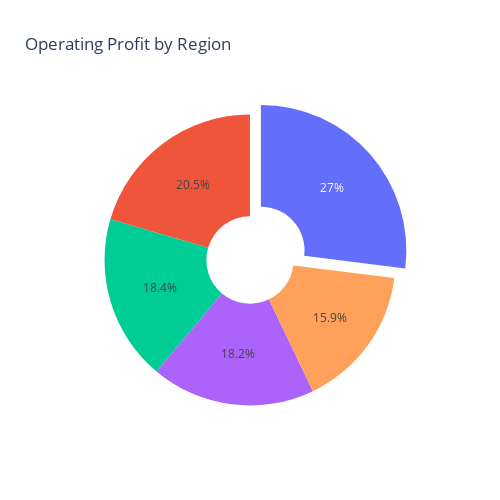

The cell this chart's notebook holds for it:
### Code cell
#Operating Profit By Region
region_profit = data.groupby('Region')['Operating Profit'].sum().reset_index().sort_values('Operating Profit', ascending=False)

pie_trace = go.Pie(
    labels=region_profit['Region'],
    values=region_profit['Operating Profit'],
    hole=0.3,
    pull=[0.1, 0, 0, 0, 0]  
)

fig = go.Figure(data=[pie_trace])

fig.update_layout(
    title='Operating Profit by Region',
    showlegend=False,
    width=500,
    height=500,
)

fig.show()

### Figure 1 — Plotly figure (JSON) as saved in the notebook; plotly's stock layout.template omitted (floating-point values rounded to 4 significant figures)
{"data": [{"hole": 0.3, "labels": ["West", "Northeast", "South", "Southeast", "Midwest"], "pull": [0.1, 0, 0, 0, 0], "type": "pie", "values": [89610000.0, 68020000.0, 61140000.0, 60560000.0, 52810000.0]}], "layout": {"height": 500, "showlegend": false, "title": {"text": "Operating Profit by Region"}, "width": 500}}
